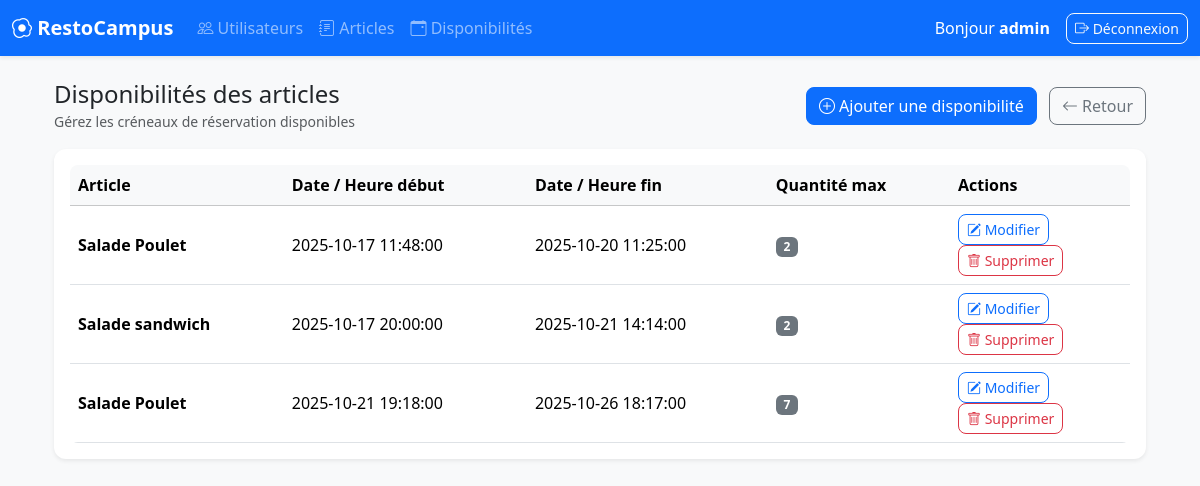
/restocampus/index.php?action=listerDispo (signed in), run on an earlier commit of the app's database.
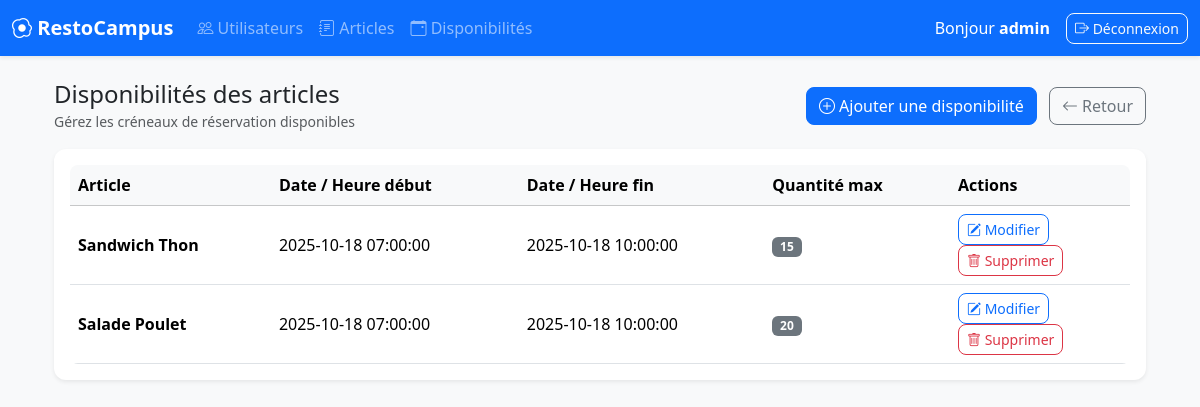
And on a later commit of the database.
### tables this page shows
CREATE TABLE `articledisponible` (
  `idDispo` int(11) NOT NULL,
  `idArticle` int(11) NOT NULL,
  `dateHeureDebut` datetime NOT NULL,
  `dateHeureFin` datetime NOT NULL,
  `quantiteMax` int(11) NOT NULL
);

CREATE TABLE `article` (
  `idArticle` int(11) NOT NULL,
  `nom` varchar(100) NOT NULL,
  `description` text
);

### restocampus/controllers/ArticleDisponibleController.php (called while the page is built, shortened)
<?php
require_once "models/ArticleDisponibleModel.php";
class ArticleDisponibleController {
    private $model;
    public function __construct() {
        $this->model = new ArticleDisponibleModel();
    }
    public function lister() {
        $disponibilites = $this->model->getAll();
        require "views/dispo/list.php";
    }
}

### restocampus/config/Db.php (called while the page is built)
<?php
class Db {
    private static $instance = null;
    private $pdo;
    private function __construct() {
        try {
            $this->pdo = new PDO(
                "mysql:host=localhost;dbname=restocampus;charset=utf8",
                "root",
                "root"
            );
            $this->pdo->setAttribute(PDO::ATTR_ERRMODE, PDO::ERRMODE_EXCEPTION);
        } catch (PDOException $e) {
            die("Erreur de connexion à la base : " . $e->getMessage());
        }
    }
    public static function getInstance() {
        if (!self::$instance) {
            self::$instance = new Db();
        }
        return self::$instance;
    }
    public function getConnection() {
        return $this->pdo;
    }
}

### restocampus/models/ArticleDisponibleModel.php (called while the page is built, shortened)
<?php
require_once "config/Db.php";
class ArticleDisponibleModel {
    private $pdo;
    public function __construct() {
        $this->pdo = Db::getInstance()->getConnection();
    }
    public function getAll() {
        $stmt = $this->pdo->query("
            SELECT ad.idDispo, a.nom AS article, ad.dateHeureDebut, ad.dateHeureFin, ad.quantiteMax
            FROM articleDisponible ad
            JOIN article a ON a.idArticle = ad.idArticle
            ORDER BY ad.dateHeureDebut ASC
        ");
        return $stmt->fetchAll(PDO::FETCH_ASSOC);
    }
}

### restocampus/views/dispo/list.php (the view)
<?php include('views/layout/header.php'); ?>
<div class="container my-4">
  <div class="d-flex justify-content-between align-items-center mb-3">
    <div>
      <h2 class="h4 mb-0">Disponibilités des articles</h2>
      <small class="text-muted">Gérez les créneaux de réservation disponibles</small>
    </div>
    <div>
      <a href="index.php?action=ajouterDispo" class="btn btn-primary me-2">
        <i class="bi bi-plus-circle"></i> Ajouter une disponibilité
      </a>
      <a href="index.php?action=dashboardAdmin" class="btn btn-outline-secondary">
        <i class="bi bi-arrow-left"></i> Retour
      </a>
    </div>
  </div>
  <?php if (empty($disponibilites)): ?>
    <div class="alert alert-light border text-center py-4">
      <p class="mb-2">Aucune disponibilité enregistrée.</p>
      <a href="index.php?action=ajouterDispo" class="btn btn-primary">
        <i class="bi bi-plus-circle"></i> Ajouter une disponibilité
      </a>
    </div>
  <?php else: ?>
    <div class="card shadow-sm border-0">
      <div class="card-body p-3">
        <div class="table-responsive">
          <table class="table table-hover align-middle mb-0">
            <thead class="table-light">
              <tr>
                <th>Article</th>
                <th>Date / Heure début</th>
                <th>Date / Heure fin</th>
                <th>Quantité max</th>
                <th style="width:180px;">Actions</th>
              </tr>
            </thead>
            <tbody>
              <?php foreach ($disponibilites as $d): ?>
                <tr>
                  <td><strong><?= htmlspecialchars($d['article']); ?></strong></td>
                  <td><?= htmlspecialchars($d['dateHeureDebut']); ?></td>
                  <td><?= htmlspecialchars($d['dateHeureFin']); ?></td>
                  <td>
                    <span class="badge bg-secondary">
                      <?= htmlspecialchars($d['quantiteMax']); ?>
                    </span>
                  </td>
                  <td>
                    <a href="index.php?action=modifierDispo&id=<?= $d['idDispo']; ?>" class="btn btn-sm btn-outline-primary me-1">
                      <i class="bi bi-pencil-square"></i> Modifier
                    </a>
                    <a href="index.php?action=supprimerDispo&id=<?= $d['idDispo']; ?>"
                       onclick="return confirm('Supprimer cette disponibilité ?');"
                       class="btn btn-sm btn-outline-danger">
                      <i class="bi bi-trash"></i> Supprimer
                    </a>
                  </td>
                </tr>
              <?php endforeach; ?>
            </tbody>
          </table>
        </div>
      </div>
    </div>
  <?php endif; ?>
</div>

### restocampus/index.php (shortened to what this page needs)
<?php
require_once "controllers/ArticleDisponibleController.php";
$dispoController     = new ArticleDisponibleController();
$action = $_GET['action'] ?? 'login';
switch ($action) {
    case 'listerDispo':
        $dispoController->lister();
        break;
}

### restocampus/views/layout/header.php (shortened to what this page needs)
<!DOCTYPE html>
<html lang="fr">
<head>
  <link href="https://cdn.jsdelivr.net/npm/bootstrap@5.3.3/dist/css/bootstrap.min.css" rel="stylesheet">
  <link rel="stylesheet" href="https://cdn.jsdelivr.net/npm/bootstrap-icons@1.11.3/font/bootstrap-icons.css">
  <link rel="stylesheet" href="assets/css/style.css">
</head>
<body class="bg-light">
<nav class="navbar navbar-expand-lg navbar-dark bg-primary shadow-sm">
  <div class="container-fluid">
    <a class="navbar-brand fw-bold" href="index.php">
      <i class="bi bi-egg-fried"></i> RestoCampus
    </a>
    <div class="collapse navbar-collapse" id="navbarNav">
      <ul class="navbar-nav me-auto">
        <?php if (isset($_SESSION['role']) && $_SESSION['role'] === 'admin'): ?>
          <li class="nav-item"><a class="nav-link" href="index.php?action=listerUsers"><i class="bi bi-people"></i> Utilisateurs</a></li>
          <li class="nav-item"><a class="nav-link" href="index.php?action=listerArticles"><i class="bi bi-journal-text"></i> Articles</a></li>
          <li class="nav-item"><a class="nav-link" href="index.php?action=listerDispo"><i class="bi bi-calendar-event"></i> Disponibilités</a></li>
        <?php elseif (isset($_SESSION['role']) && $_SESSION['role'] === 'etudiant'): ?>
          <li class="nav-item"><a class="nav-link" href="index.php?action=reserver"><i class="bi bi-bag-check"></i> Voir les articles disponibles</a></li>
          <li class="nav-item"><a class="nav-link" href="index.php?action=mesCommandes"><i class="bi bi-receipt"></i> Mes commandes</a></li>
        <?php endif; ?>
      </ul>
      <div class="d-flex align-items-center">
        <?php if (isset($_SESSION['login'])): ?>
          <span class="text-white me-3">
            Bonjour <strong><?= htmlspecialchars($_SESSION['login']) ?></strong>
          </span>
          <a href="index.php?controller=user&action=logout" class="btn btn-outline-light btn-sm">
            <i class="bi bi-box-arrow-right"></i> Déconnexion
          </a>
        <?php else: ?>
          <a href="index.php?controller=user&action=login" class="btn btn-outline-light btn-sm">
            <i class="bi bi-box-arrow-in-right"></i> Connexion
          </a>
        <?php endif; ?>
      </div>
    </div>
  </div>
</nav>
<div class="container my-4">

### restocampus/assets/css/style.css (style rules this page uses)
body { font-family: 'Segoe UI', Tahoma, sans-serif; background-color: #f8f9fa; }
.card { border-radius: 12px; }
.table { border-radius: 8px; overflow: hidden; }
.btn { border-radius: 8px; }

What changed in the data, as far as the page shows it:
removed articledisponible: idArticle.nom "Salade Poulet", dateHeureDebut "2025-10-17 11:48:00", dateHeureFin "2025-10-20 11:25:00", quantiteMax "2"
removed articledisponible: idArticle.nom "Salade sandwich", dateHeureDebut "2025-10-17 20:00:00", dateHeureFin "2025-10-21 14:14:00", quantiteMax "2"
removed articledisponible: idArticle.nom "Salade Poulet", dateHeureDebut "2025-10-21 19:18:00", dateHeureFin "2025-10-26 18:17:00", quantiteMax "7"
added articledisponible: idArticle.nom "Sandwich Thon", dateHeureDebut "2025-10-18 07:00:00", dateHeureFin "2025-10-18 10:00:00", quantiteMax "15"
added articledisponible: idArticle.nom "Salade Poulet", dateHeureDebut "2025-10-18 07:00:00", dateHeureFin "2025-10-18 10:00:00", quantiteMax "20"
